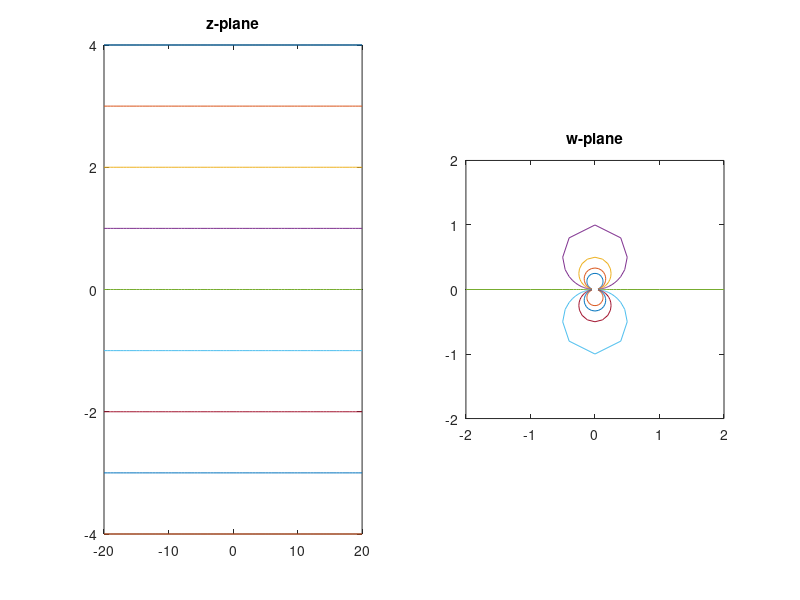

Write MATLAB code to recreate this figure.
%Pratap Luitel
%Engs 92
%Assignment 7, Problem 6d

x = -20:0.5:20;
z = zeros(9,length(x)); %z matrix with 0 as entries
for i = 1:9
    for j = 1:length(x)
        z(i,j) = x(j) + (i-5)*1i; %fill up the right value in the matrix
    end
end
%calculate w from z
w = 1./conj(z);

%plot all the lines in the z plane
subplot(1,2,1)
plot(z');
title('z-plane')

%plot all the circles in the w plane
subplot(1,2,2)
plot(w');
title('w-plane')
axis equal;
axis([-2,2,-2,2])
